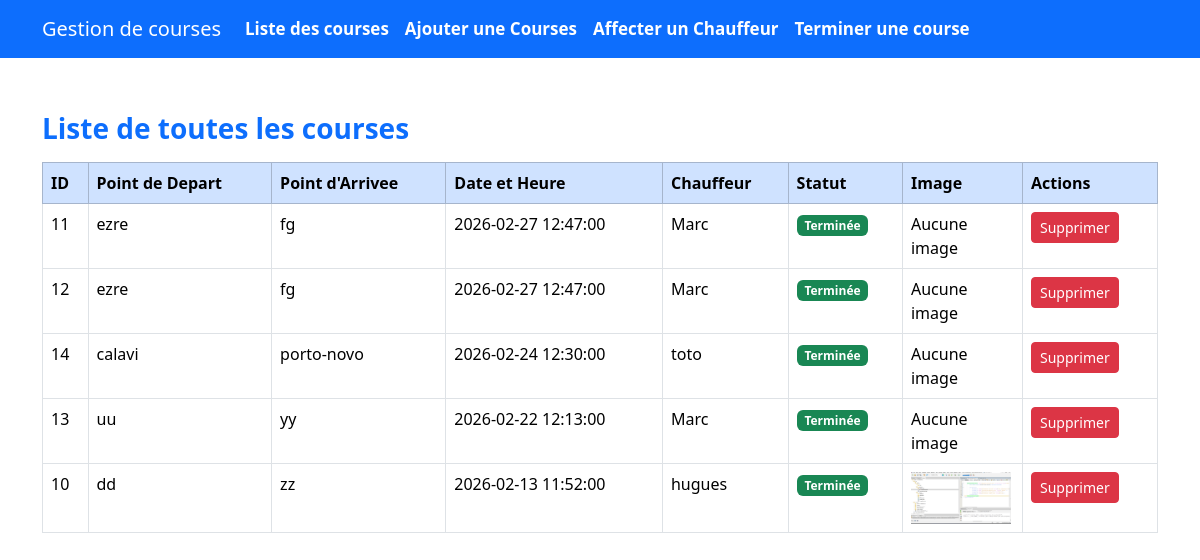
The page / on the database its author committed.
### tables this page shows
CREATE TABLE IF NOT EXISTS `courses` (
  `courses_id` int NOT NULL AUTO_INCREMENT,
  `point_depart` varchar(255) DEFAULT NULL,
  `point_darrivee` varchar(255) DEFAULT NULL,
  `date_heure` datetime NOT NULL,
  `chauffeur_id` int DEFAULT NULL,
  `statut` varchar(255) DEFAULT NULL,
  `image_vehicule` varchar(255) DEFAULT NULL,
  PRIMARY KEY (`courses_id`),
  KEY `fk_chauffeurs_courses` (`chauffeur_id`)
);

CREATE TABLE IF NOT EXISTS `chauffeurs` (
  `chauffeur_id` int NOT NULL AUTO_INCREMENT,
  `nom` varchar(255) DEFAULT NULL,
  `prenom` varchar(255) DEFAULT NULL,
  `telephone` varchar(255) DEFAULT NULL,
  `sexe` varchar(255) DEFAULT NULL,
  `disponible` tinyint(1) NOT NULL,
  PRIMARY KEY (`chauffeur_id`)
);

### index.php (the view, shortened to what this page needs)
<?php
include "connexion.php";
$requete = "SELECT c.courses_id, c.point_depart, c.point_darrivee, c.date_heure, c.image_vehicule, c.statut,
            ch.nom AS chauffeur
            FROM courses c
            LEFT JOIN chauffeurs ch ON c.chauffeur_id = ch.chauffeur_id
            ORDER BY c.date_heure DESC";
$execution = mysqli_query($connexion, $requete);
if (mysqli_num_rows($execution) == 0) {
    echo "<p>Aucune course trouvée.</p>";
} else {
?>
<!DOCTYPE html>
<html lang="fr">
<head>
    <link rel="stylesheet" href="css/bootstrap.min.css">
</head>
<body>
    <div class="fixed-top mb-3">
        <?php include("menu.php"); ?>
    </div>
    <div class="container mt-5 pt-5">
        <h3 class="pt-3 mb-3 text-primary fw-bold">Liste de toutes les courses</h3>
        <table class="table table-bordered table-hover mt-3">
            <thead class="table-primary">
                <tr>
                    <th>ID</th>
                    <th>Point de Depart</th>
                    <th>Point d'Arrivee</th>
                    <th>Date et Heure</th>
                    <th>Chauffeur</th>
                    <th>Statut</th>
                    <th style="width:120px;">Image</th>
                    <th>Actions</th>
                </tr>
            </thead>
            <tbody>
                <?php while ($courses = mysqli_fetch_assoc($execution)): ?>
                <tr>
                    <td><?php echo $courses['courses_id']; ?></td>
                    <td><?php echo htmlspecialchars($courses['point_depart']); ?></td>
                    <td><?php echo htmlspecialchars($courses['point_darrivee']); ?></td>
                    <td><?php echo htmlspecialchars($courses['date_heure']); ?></td>
                    <td><?php echo htmlspecialchars($courses['chauffeur'] ?? 'Non affecté'); ?></td>
                    <td>
                        <?php if ($courses['statut'] == "en cours"): ?>
                            <span class="badge bg-warning text-dark">En cours</span>
                        <?php elseif ($courses['statut'] == "terminee"): ?>
                            <span class="badge bg-success">Terminée</span>
                        <?php else: ?>
                            <span class="badge bg-secondary">En attente</span>
                        <?php endif; ?>
                    </td>
                    <td style="width:120px; height: 50px;">
                        <?php
                        $imagePath = $courses['image_vehicule'];
                        if (!empty($imagePath) && file_exists($imagePath)) {
                            echo '<img src="' . $imagePath . '" alt="Image Véhicule" style="width:100px;">';
                        } else {
                            echo "Aucune image";
                        }
                        ?>
                    </td>
                    <td>
                        <a class="btn btn-danger btn-sm" onclick="return confirm('Êtes-vous sûr ?')" href="supprimer_course.php?id=<?php echo $courses['courses_id']; ?>">
                            Supprimer
                        </a>
                    </td>
                </tr>
                <?php endwhile; ?>
            </tbody>
        </table>
    </div>
</body>
</html>
<?php
}
?>

### menu.php (shortened to what this page needs)
<!DOCTYPE html>
<html lang="en">
<head>
    <link rel="stylesheet" href="css/bootstrap.min.css">
</head>
<body>
    <header nav class="navbar navbar-expand-lg navbar-dark bg-primary">
        <div class="container">
            <a href="index.php" class="navbar-brand">Gestion de courses</a>
            <div class=" navbar-collapse" id="navbarNav">
                <ul class="navbar-nav ml-auto">
                    <li class="nav-item">
                        <a href="index.php" class="nav-link text-white fw-bold" style="font-size:17px;">Liste des courses</a>
                    </li>
                    <li class="nav-item">
                        <a href="courses.php" class="nav-link text-white fw-bold" style="font-size:17px;">Ajouter une Courses</a>
                    </li>
                    <li class="nav-item">
                        <a href="affecter_chauffeur.php" class="nav-link text-white fw-bold" style="font-size:17px;">Affecter un Chauffeur</a>
                    </li>
                    <li class="nav-item">
                        <a href="terminer_course.php" class="nav-link text-white fw-bold" style="font-size:17px;">Terminer une course</a>
                    </li>
                </ul>
            </div>
        </div>
    </header>
</body>
</html>

### rows shown on the page
courses: courses_id "11", point_depart "ezre", point_darrivee "fg", date_heure "2026-02-27 12:47:00", chauffeur.nom "Marc", statut "Terminée", shows "Aucune image"
courses: courses_id "12", point_depart "ezre", point_darrivee "fg", date_heure "2026-02-27 12:47:00", chauffeur.nom "Marc", statut "Terminée", shows "Aucune image"
courses: courses_id "14", point_depart "calavi", point_darrivee "porto-novo", date_heure "2026-02-24 12:30:00", chauffeur.nom "toto", statut "Terminée", shows "Aucune image"
courses: courses_id "13", point_depart "uu", point_darrivee "yy", date_heure "2026-02-22 12:13:00", chauffeur.nom "Marc", statut "Terminée", shows "Aucune image"
courses: courses_id "10", point_depart "dd", point_darrivee "zz", date_heure "2026-02-13 11:52:00", chauffeur.nom "hugues", statut "Terminée", image_vehicule (picture)
